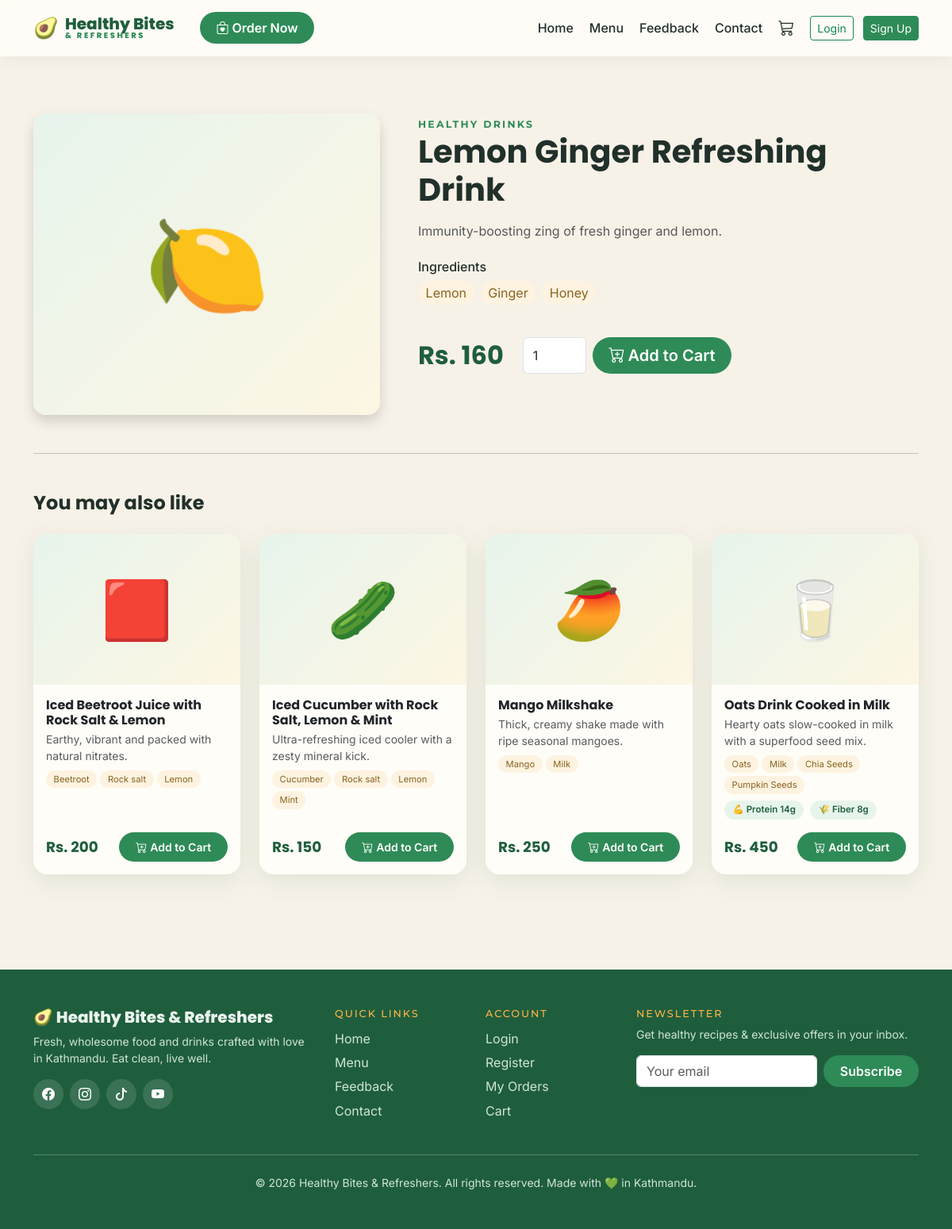
/product/lemon-ginger-refreshing-drink/, run on the app's committed database.
### products/models.py (models this page shows, shortened)
class Product(models.Model):
    category = models.ForeignKey(
        Category, related_name='products', on_delete=models.CASCADE)
    name = models.CharField(max_length=200)
    slug = models.SlugField(max_length=220, unique=True)
    description = models.TextField(blank=True)
    ingredients = models.TextField(
        blank=True, help_text="Comma-separated list, e.g. 'Avocado, Lemon'")
    protein = models.CharField(max_length=20, blank=True, help_text="e.g. 12g")
    fiber = models.CharField(max_length=20, blank=True, help_text="e.g. 9g")
    price = models.DecimalField(max_digits=8, decimal_places=2)
    image = models.ImageField(upload_to='products/', blank=True, null=True)
    emoji = models.CharField(
        max_length=10, blank=True, default='🥗',
        help_text="Shown as a placeholder when no image is uploaded")
    available = models.BooleanField(default=True)
    featured = models.BooleanField(default=False)
    created_at = models.DateTimeField(auto_now_add=True)
    class Meta:
        ordering = ['category__display_order', 'name']
    def get_absolute_url(self):
        return reverse('products:detail', args=[self.slug])
    @property
    def ingredient_list(self):
        return [i.strip() for i in self.ingredients.split(',') if i.strip()]

class Category(models.Model):
    name = models.CharField(max_length=100, unique=True)
    slug = models.SlugField(max_length=120, unique=True)
    icon = models.CharField(
        max_length=50, blank=True,
        help_text="Bootstrap icon class, e.g. 'bi-cup-straw'")
    display_order = models.PositiveIntegerField(default=0)
    class Meta:
        verbose_name_plural = 'Categories'
        ordering = ['display_order']

### products/views.py (the view)
# urls.py: path('', views.cart_detail, name='detail'),
def detail(request, slug):
    product = get_object_or_404(Product, slug=slug, available=True)
    related = product.category.products.exclude(pk=product.pk)[:4]
    return render(request, 'products/detail.html', {
        'product': product, 'related': related})

### cart/cart.py (called while the page is built)
    def __len__(self):
        return sum(item['quantity'] for item in self.cart.values())

### cart/context_processors.py (called while the page is built)
def cart_counter(request):
    return {'cart_count': len(Cart(request))}

### templates/products/detail.html (shortened to what this page needs)
{% extends 'base.html' %}
{% block content %}
<section class="section-pad">
    <div class="container">
        <div class="row g-5">
            <div class="col-lg-5">
                <div class="food-img rounded-4 shadow" style="height:380px; font-size:8rem;">
                    {% if product.image %}
                    <img src="{{ product.image.url }}" alt="{{ product.name }}" class="rounded-4">
                    {% else %}
                    <span>{{ product.emoji }}</span>
                    {% endif %}
                </div>
            </div>
            <div class="col-lg-7">
                <span class="section-label">{{ product.category.name }}</span>
                <h1 class="mb-3">{{ product.name }}</h1>
                <p class="text-muted">{{ product.description }}</p>
                {% if product.ingredient_list %}
                <h6 class="mt-4">Ingredients</h6>
                <div class="d-flex flex-wrap gap-2 mb-3">
                    {% for ing in product.ingredient_list %}
                    <span class="ingredient-chip fs-6">{{ ing }}</span>
                    {% endfor %}
                </div>
                {% endif %}
                <div class="d-flex align-items-center gap-4">
                    <span class="price-tag fs-2">Rs. {{ product.price|floatformat:0 }}</span>
                    <form method="post" action="{% url 'cart:add' product.id %}" class="d-flex gap-2">
                        <input type="number" name="quantity" value="1" min="1" max="20" class="form-control" style="width:80px">
                        <button class="btn btn-order btn-lg" type="submit"><i class="bi bi-cart-plus me-1"></i>Add to Cart</button>
                    </form>
                </div>
            </div>
        </div>
        {% if related %}
        <hr class="my-5">
        <h4 class="mb-4">You may also like</h4>
        <div class="row g-4">
            {% for product in related %}
            <div class="col-md-6 col-lg-3">{% include 'products/_card.html' %}</div>
            {% endfor %}
        </div>
        {% endif %}
    </div>
</section>
{% endblock %}

### templates/products/_card.html (shortened to what this page needs)
<div class="card food-card">
    <a href="{{ product.get_absolute_url }}" class="text-decoration-none">
        <div class="food-img">
            {% if product.image %}
            <img src="{{ product.image.url }}" alt="{{ product.name }}">
            {% else %}
            <span>{{ product.emoji }}</span>
            {% endif %}
        </div>
    </a>
    <div class="card-body d-flex flex-column">
        <h5 class="card-title fs-6 mb-1">
            <a href="{{ product.get_absolute_url }}" class="text-decoration-none text-dark">{{ product.name }}</a>
        </h5>
        {% if product.description %}
        <p class="card-text small text-muted mb-2">{{ product.description|truncatechars:80 }}</p>
        {% endif %}
        {% if product.ingredient_list %}
        <div class="d-flex flex-wrap gap-1 mb-2">
            {% for ing in product.ingredient_list|slice:":4" %}
            <span class="ingredient-chip">{{ ing }}</span>
            {% endfor %}
        </div>
        {% endif %}
        <div class="d-flex gap-2 mb-3">
            {% if product.protein %}<span class="nutri-pill">💪 Protein {{ product.protein }}</span>{% endif %}
            {% if product.fiber %}<span class="nutri-pill">🌾 Fiber {{ product.fiber }}</span>{% endif %}
        </div>
        <div class="d-flex justify-content-between align-items-center mt-auto">
            <span class="price-tag">Rs. {{ product.price|floatformat:0 }}</span>
            <form method="post" action="{% url 'cart:add' product.id %}">
                <button class="btn btn-order btn-sm" type="submit"><i class="bi bi-cart-plus me-1"></i>Add to Cart</button>
            </form>
        </div>
    </div>
</div>

### static/css/style.css (style rules this page uses)
:root { --green-deep: #1f5e3d; --green: #2e8b57; --green-light: #e7f4ec; --beige: #f7f2e8; --cream: #fffdf8; --mango: #ffb347; --berry: #e5536b; --ink: #21302a; --radius: 18px; --shadow: 0 8px 30px rgba(31, 94, 61, .10); --transition: all .3s cubic-bezier(.25,.8,.25,1); }
html { scroll-behavior: smooth; }
body { font-family: 'Inter', sans-serif; color: var(--ink); background: var(--beige); }
h1, h2, h3, h4, h5 { font-family: 'Poppins', sans-serif; font-weight: 700; }
.section-label { font-family: 'Montserrat', sans-serif; font-size: .78rem; font-weight: 700; letter-spacing: .18em; text-transform: uppercase; color: var(--green); }
.btn-order { background: var(--green); color: #fff; font-weight: 600; border-radius: 50px; padding: .5rem 1.3rem; border: none; transition: var(--transition); }
.food-card { background: var(--cream); border: none; border-radius: var(--radius); box-shadow: var(--shadow); overflow: hidden; transition: var(--transition); height: 100%; }
.food-img { height: 190px; background: linear-gradient(135deg, var(--green-light), #fdf6e3); display: flex; align-items: center; justify-content: center; font-size: 4.5rem; overflow: hidden; }
.price-tag { font-family: 'Poppins', sans-serif; font-weight: 700; color: var(--green-deep); font-size: 1.15rem; }
.nutri-pill { background: var(--green-light); color: var(--green-deep); font-size: .72rem; font-weight: 600; border-radius: 50px; padding: .22rem .65rem; display: inline-flex; align-items: center; gap: .25rem; }
.ingredient-chip { background: #fdf3e0; color: #8a6320; font-size: .7rem; border-radius: 50px; padding: .18rem .6rem; }
.section-pad { padding: 4.5rem 0; }

### data on the page
Product: emoji "🍋", category.name "HEALTHY DRINKS", name "Lemon Ginger Refreshing Drink", description "Immunity-boosting zing of fresh ginger and lemon.", price "160"
Product: emoji "🟥", name "Iced Beetroot Juice with Rock Salt & Lemon", description "Earthy, vibrant and packed with natural nitrates.", ingredient_list "Beetroot" "Rock salt" "Lemon", price "200"
Product: emoji "🥒", name "Iced Cucumber with Rock Salt, Lemon & Mint", description "Ultra-refreshing iced cooler with a zesty mineral kick.", ingredient_list "Cucumber" "Rock salt" "Lemon" "Mint", price "150"
Product: emoji "🥭", name "Mango Milkshake", description "Thick, creamy shake made with ripe seasonal mangoes.", ingredient_list "Mango" "Milk", price "250"
Product: emoji "🥛", name "Oats Drink Cooked in Milk", description "Hearty oats slow-cooked in milk with a superfood seed mix.", ingredient_list "Oats" "Milk" "Chia Seeds" "Pumpkin Seeds", protein "14g", fiber "8g", price "450"

### other printed values
{{ ing }} "Lemon" "Ginger" "Honey"
